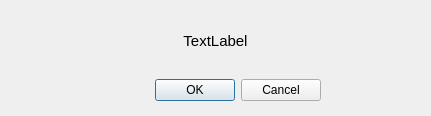
<?xml version="1.0" encoding="UTF-8"?>
<ui version="4.0">
 <class>Dialog</class>
 <widget class="QDialog" name="Dialog">
  <property name="geometry">
   <rect>
    <x>0</x>
    <y>0</y>
    <width>431</width>
    <height>116</height>
   </rect>
  </property>
  <property name="windowTitle">
   <string>Dialog</string>
  </property>
  <widget class="QDialogButtonBox" name="buttonBox">
   <property name="geometry">
    <rect>
     <x>100</x>
     <y>70</y>
     <width>221</width>
     <height>41</height>
    </rect>
   </property>
   <property name="orientation">
    <enum>Qt::Horizontal</enum>
   </property>
   <property name="standardButtons">
    <set>QDialogButtonBox::Cancel|QDialogButtonBox::Ok</set>
   </property>
  </widget>
  <widget class="QLabel" name="label">
   <property name="geometry">
    <rect>
     <x>10</x>
     <y>20</y>
     <width>411</width>
     <height>41</height>
    </rect>
   </property>
   <property name="font">
    <font>
     <family>Arial</family>
     <pointsize>11</pointsize>
    </font>
   </property>
   <property name="text">
    <string>TextLabel</string>
   </property>
   <property name="alignment">
    <set>Qt::AlignCenter</set>
   </property>
  </widget>
 </widget>
 <resources/>
 <connections>
  <connection>
   <sender>buttonBox</sender>
   <signal>accepted()</signal>
   <receiver>Dialog</receiver>
   <slot>accept()</slot>
   <hints>
    <hint type="sourcelabel">
     <x>248</x>
     <y>254</y>
    </hint>
    <hint type="destinationlabel">
     <x>157</x>
     <y>274</y>
    </hint>
   </hints>
  </connection>
  <connection>
   <sender>buttonBox</sender>
   <signal>rejected()</signal>
   <receiver>Dialog</receiver>
   <slot>reject()</slot>
   <hints>
    <hint type="sourcelabel">
     <x>316</x>
     <y>260</y>
    </hint>
    <hint type="destinationlabel">
     <x>286</x>
     <y>274</y>
    </hint>
   </hints>
  </connection>
 </connections>
</ui>
